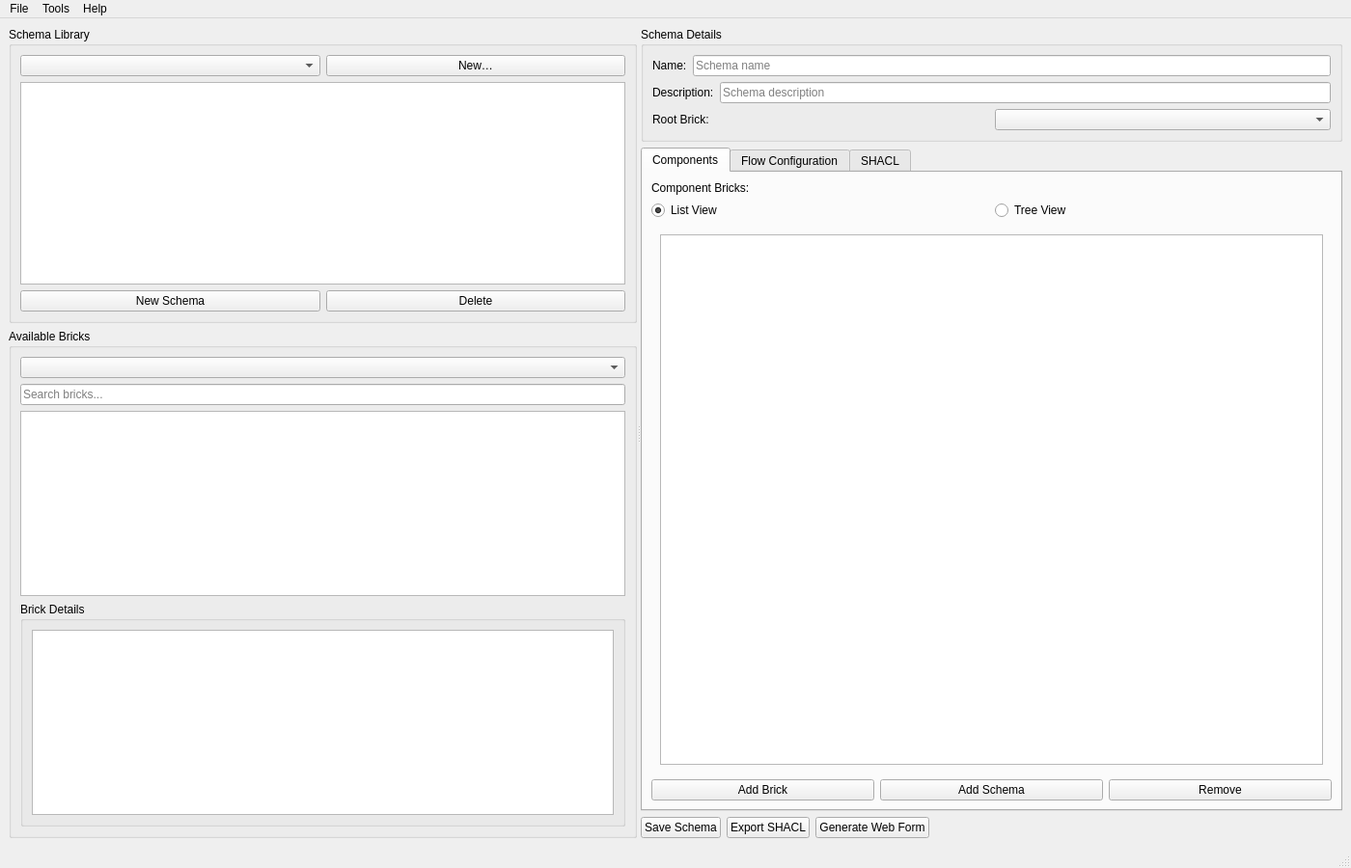
<?xml version="1.0" encoding="UTF-8"?>
<ui version="4.0">
 <class>MainWindow</class>
 <widget class="QMainWindow" name="MainWindow">
  <property name="geometry">
   <rect>
    <x>0</x>
    <y>0</y>
    <width>1400</width>
    <height>900</height>
   </rect>
  </property>
  <property name="windowTitle">
   <string>Schema App v2 - Schema Constructor</string>
  </property>
  <widget class="QWidget" name="centralwidget">
   <layout class="QHBoxLayout" name="horizontalLayout">
    <item>
     <widget class="QSplitter" name="mainSplitter">
      <property name="orientation">
       <enum>Qt::Horizontal</enum>
      </property>
      <widget class="QWidget" name="leftPanel" native="true">
       <layout class="QVBoxLayout" name="leftPanelLayout">
        <item>
         <widget class="QGroupBox" name="libraryGroupBox">
          <property name="title">
           <string>Schema Library</string>
          </property>
          <layout class="QVBoxLayout" name="libraryLayout">
           <item>
            <layout class="QHBoxLayout" name="librarySelectLayout">
             <item>
              <widget class="QComboBox" name="libraryComboBox">
               <property name="toolTip">
                <string>Select active library</string>
               </property>
              </widget>
             </item>
             <item>
              <widget class="QPushButton" name="newLibraryButton">
               <property name="text">
                <string>New…</string>
               </property>
               <property name="toolTip">
                <string>Create a new schema library</string>
               </property>
               <property name="maximumWidth">
                <number>55</number>
               </property>
              </widget>
             </item>
            </layout>
           </item>
           <item>
            <widget class="QListWidget" name="schemaListWidget">
             <property name="toolTip">
              <string>Available schemas</string>
             </property>
            </widget>
           </item>
           <item>
            <layout class="QHBoxLayout" name="libraryButtonsLayout">
             <item>
              <widget class="QPushButton" name="newSchemaButton">
               <property name="text">
                <string>New Schema</string>
               </property>
              </widget>
             </item>
             <item>
              <widget class="QPushButton" name="deleteSchemaButton">
               <property name="text">
                <string>Delete</string>
               </property>
              </widget>
             </item>
            </layout>
           </item>
          </layout>
         </widget>
        </item>
        <item>
         <widget class="QGroupBox" name="bricksGroupBox">
          <property name="title">
           <string>Available Bricks</string>
          </property>
          <layout class="QVBoxLayout" name="bricksLayout">
           <item>
            <widget class="QComboBox" name="brickLibraryComboBox">
             <property name="toolTip">
              <string>Select brick library</string>
             </property>
            </widget>
           </item>
           <item>
            <widget class="QLineEdit" name="brickSearchLineEdit">
             <property name="placeholderText">
              <string>Search bricks...</string>
             </property>
            </widget>
           </item>
           <item>
            <widget class="QListWidget" name="brickListWidget">
             <property name="toolTip">
              <string>Available bricks for schema construction</string>
             </property>
            </widget>
           </item>
           <item>
            <widget class="QGroupBox" name="brickDetailsGroupBox">
             <property name="title">
              <string>Brick Details</string>
             </property>
             <layout class="QVBoxLayout" name="brickDetailsLayout">
              <item>
               <widget class="QTextEdit" name="brickDetailsTextEdit">
                <property name="readOnly">
                 <bool>true</bool>
                </property>
                <property name="maximumHeight">
                 <number>150</number>
                </property>
               </widget>
              </item>
             </layout>
            </widget>
           </item>
          </layout>
         </widget>
        </item>
       </layout>
      </widget>
      <widget class="QWidget" name="centerPanel" native="true">
       <layout class="QVBoxLayout" name="centerPanelLayout">
        <item>
         <widget class="QGroupBox" name="schemaDetailsGroupBox">
          <property name="title">
           <string>Schema Details</string>
          </property>
          <layout class="QVBoxLayout" name="schemaDetailsLayout">
           <item>
            <layout class="QHBoxLayout" name="nameLayout">
             <item>
              <widget class="QLabel" name="nameLabel">
               <property name="text">
                <string>Name:</string>
               </property>
              </widget>
             </item>
             <item>
              <widget class="QLineEdit" name="nameLineEdit">
               <property name="placeholderText">
                <string>Schema name</string>
               </property>
              </widget>
             </item>
            </layout>
           </item>
           <item>
            <layout class="QHBoxLayout" name="descriptionLayout">
             <item>
              <widget class="QLabel" name="descriptionLabel">
               <property name="text">
                <string>Description:</string>
               </property>
              </widget>
             </item>
             <item>
              <widget class="QLineEdit" name="descriptionLineEdit">
               <property name="placeholderText">
                <string>Schema description</string>
               </property>
              </widget>
             </item>
            </layout>
           </item>
           <item>
            <layout class="QHBoxLayout" name="rootBrickLayout">
             <item>
              <widget class="QLabel" name="rootBrickLabel">
               <property name="text">
                <string>Root Brick:</string>
               </property>
              </widget>
             </item>
             <item>
              <widget class="QComboBox" name="rootBrickComboBox">
               <property name="toolTip">
                <string>Select root brick (NodeShape)</string>
               </property>
              </widget>
             </item>
            </layout>
           </item>
          </layout>
         </widget>
        </item>
        <item>
         <widget class="QTabWidget" name="schemaTabWidget">
          <property name="currentIndex">
           <number>0</number>
          </property>
          <widget class="QWidget" name="componentsTab">
           <attribute name="title">
            <string>Components</string>
           </attribute>
           <layout class="QVBoxLayout" name="componentsLayout">
            <item>
             <widget class="QLabel" name="componentsLabel">
              <property name="text">
               <string>Component Bricks:</string>
              </property>
             </widget>
            </item>
            <item>
             <layout class="QHBoxLayout" name="viewToggleLayout">
              <item>
               <widget class="QRadioButton" name="listViewRadio">
                <property name="text">
                 <string>List View</string>
                </property>
                <property name="checked">
                 <bool>true</bool>
                </property>
               </widget>
              </item>
              <item>
               <widget class="QRadioButton" name="treeViewRadio">
                <property name="text">
                 <string>Tree View</string>
                </property>
               </widget>
              </item>
             </layout>
            </item>
            <item>
             <widget class="QStackedWidget" name="componentViewStack">
              <property name="currentIndex">
               <number>0</number>
              </property>
              <widget class="QWidget" name="listViewPage">
               <layout class="QVBoxLayout" name="listViewLayout">
                <item>
                 <widget class="QListWidget" name="componentBricksListWidget">
                  <property name="toolTip">
                   <string>Bricks included in this schema</string>
                  </property>
                 </widget>
                </item>
               </layout>
              </widget>
              <widget class="QWidget" name="treeViewPage">
               <layout class="QVBoxLayout" name="treeViewLayout">
                <item>
                 <widget class="QTreeWidget" name="componentTreeWidget">
                  <property name="toolTip">
                   <string>Hierarchical view of components</string>
                  </property>
                  <property name="headerHidden">
                   <bool>true</bool>
                  </property>
                  <column>
                   <property name="text">
                    <string notr="true">1</string>
                   </property>
                  </column>
                 </widget>
                </item>
               </layout>
              </widget>
             </widget>
            </item>
            <item>
             <layout class="QHBoxLayout" name="componentButtonsLayout">
              <item>
               <widget class="QPushButton" name="addComponentButton">
                <property name="text">
                 <string>Add Brick</string>
                </property>
               </widget>
              </item>
              <item>
               <widget class="QPushButton" name="addSchemaRefButton">
                <property name="text">
                 <string>Add Schema</string>
                </property>
                <property name="toolTip">
                 <string>Embed a saved schema via sh:node reference</string>
                </property>
               </widget>
              </item>
              <item>
               <widget class="QPushButton" name="removeComponentButton">
                <property name="text">
                 <string>Remove</string>
                </property>
               </widget>
              </item>
             </layout>
            </item>
           </layout>
          </widget>
          <widget class="QWidget" name="flowTab">
           <attribute name="title">
            <string>Flow Configuration</string>
           </attribute>
           <layout class="QVBoxLayout" name="flowLayout">
            <item>
             <layout class="QHBoxLayout" name="flowTypeLayout">
              <item>
               <widget class="QLabel" name="flowTypeLabel">
                <property name="text">
                 <string>Flow Type:</string>
                </property>
               </widget>
              </item>
              <item>
               <widget class="QComboBox" name="flowTypeComboBox">
                <item>
                 <property name="text">
                  <string>Sequential</string>
                 </property>
                </item>
                <item>
                 <property name="text">
                  <string>Conditional</string>
                 </property>
                </item>
                <item>
                 <property name="text">
                  <string>Parallel</string>
                 </property>
                </item>
                <item>
                 <property name="text">
                  <string>Dynamic</string>
                 </property>
                </item>
               </widget>
              </item>
              <item>
               <widget class="QPushButton" name="editFlowButton">
                <property name="text">
                 <string>Edit Flow</string>
                </property>
               </widget>
              </item>
             </layout>
            </item>
            <item>
             <widget class="QListWidget" name="flowStepsListWidget">
              <property name="toolTip">
               <string>Flow steps configuration</string>
              </property>
             </widget>
            </item>
           </layout>
          </widget>
          <widget class="QWidget" name="shaclTab">
           <attribute name="title">
            <string>SHACL</string>
           </attribute>
           <layout class="QVBoxLayout" name="shaclLayout">
            <item>
             <widget class="QTextEdit" name="shaclTextEdit">
              <property name="readOnly">
               <bool>true</bool>
              </property>
              <property name="placeholderText">
               <string>Generated SHACL Turtle will appear here. Click "Export SHACL" or "Generate Web Form" to populate.</string>
              </property>
              <property name="fontFamily">
               <string>monospace</string>
              </property>
             </widget>
            </item>
           </layout>
          </widget>
         </widget>
        </item>
        <item>
         <layout class="QHBoxLayout" name="actionButtonsLayout">
          <item>
           <widget class="QPushButton" name="saveButton">
            <property name="text">
             <string>Save Schema</string>
            </property>
           </widget>
          </item>
          <item>
           <widget class="QPushButton" name="exportShaclButton">
            <property name="text">
             <string>Export SHACL</string>
            </property>
           </widget>
          </item>
          <item>
           <widget class="QPushButton" name="generateWebFormButton">
            <property name="text">
             <string>Generate Web Form</string>
            </property>
           </widget>
          </item>
          <item>
           <spacer name="horizontalSpacer">
            <property name="orientation">
             <enum>Qt::Horizontal</enum>
            </property>
            <property name="sizeHint" stdset="0">
             <size>
              <width>40</width>
              <height>20</height>
             </size>
            </property>
           </spacer>
          </item>
         </layout>
        </item>
       </layout>
      </widget>
     </widget>
    </item>
   </layout>
  </widget>
  <widget class="QMenuBar" name="menubar">
   <property name="geometry">
    <rect>
     <x>0</x>
     <y>0</y>
     <width>1400</width>
     <height>22</height>
    </rect>
   </property>
   <widget class="QMenu" name="fileMenu">
    <property name="title">
     <string>File</string>
    </property>
    <addaction name="newSchemaAction"/>
    <addaction name="openSchemaAction"/>
    <addaction name="saveSchemaAction"/>
    <addaction name="separator"/>
    <addaction name="exportShaclAction"/>
    <addaction name="separator"/>
    <addaction name="exitAction"/>
   </widget>
   <widget class="QMenu" name="toolsMenu">
    <property name="title">
     <string>Tools</string>
    </property>
    <addaction name="manageLibrariesAction"/>
    <addaction name="validateSchemaAction"/>
   </widget>
   <widget class="QMenu" name="helpMenu">
    <property name="title">
     <string>Help</string>
    </property>
    <addaction name="aboutAction"/>
   </widget>
   <addaction name="fileMenu"/>
   <addaction name="toolsMenu"/>
   <addaction name="helpMenu"/>
  </widget>
  <widget class="QStatusBar" name="statusbar"/>
  <action name="newSchemaAction">
   <property name="text">
    <string>New Schema</string>
   </property>
   <property name="shortcut">
    <string>Ctrl+N</string>
   </property>
  </action>
  <action name="openSchemaAction">
   <property name="text">
    <string>Open Schema</string>
   </property>
   <property name="shortcut">
    <string>Ctrl+O</string>
   </property>
  </action>
  <action name="saveSchemaAction">
   <property name="text">
    <string>Save Schema</string>
   </property>
   <property name="shortcut">
    <string>Ctrl+S</string>
   </property>
  </action>
  <action name="exportShaclAction">
   <property name="text">
    <string>Export SHACL</string>
   </property>
   <property name="shortcut">
    <string>Ctrl+E</string>
   </property>
  </action>
  <action name="exitAction">
   <property name="text">
    <string>Exit</string>
   </property>
   <property name="shortcut">
    <string>Ctrl+Q</string>
   </property>
  </action>
  <action name="manageLibrariesAction">
   <property name="text">
    <string>Manage Libraries</string>
   </property>
  </action>
  <action name="validateSchemaAction">
   <property name="text">
    <string>Validate Schema</string>
   </property>
  </action>
  <action name="aboutAction">
   <property name="text">
    <string>About</string>
   </property>
  </action>
 </widget>
 <resources/>
 <connections/>
</ui>
